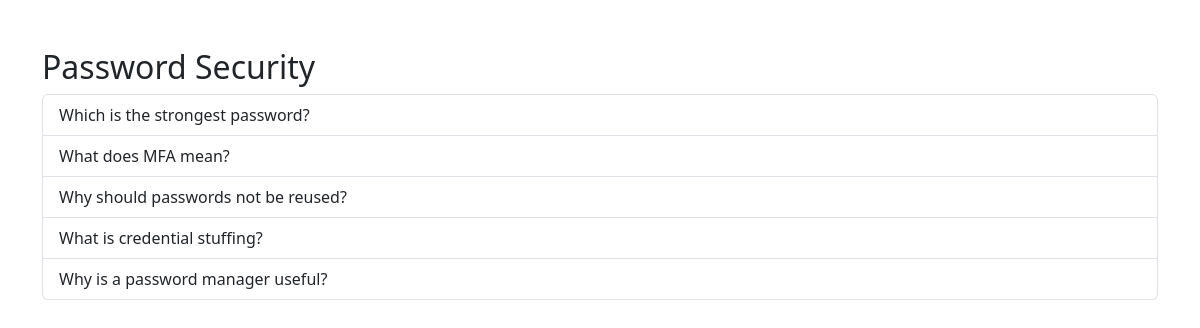
/challenge/Password Security, run on the app's committed database.
### models.py (models this page shows)
class Challenge(db.Model):
    id = db.Column(db.Integer, primary_key=True)
    category = db.Column(db.String(100))
    question = db.Column(db.String(500))
    option_a = db.Column(db.String(200))
    option_b = db.Column(db.String(200))
    option_c = db.Column(db.String(200))
    option_d = db.Column(db.String(200))
    correct_answer = db.Column(db.String(1))
    difficulty = db.Column(db.String(20))
    points = db.Column(db.Integer)

### src/game.py (the view)
@game_bp.route("/challenge/<category>")
def challenge_category(category):
    questions = Challenge.query.filter_by(category=category).all()
    answered_ids = [
        score.challenge_id
        for score in Score.query.filter_by(user_id=current_user_id).all()
    ]
    return render_template(
        "question.html",
        questions=questions,
        answered_ids=answered_ids,
        category=category
    )

### templates/question.html (shortened to what this page needs)
<!DOCTYPE html>
<html>
<head>
    <link href="https://cdn.jsdelivr.net/npm/bootstrap@5.3.0/dist/css/bootstrap.min.css" rel="stylesheet">
</head>
<body>
<div class="container mt-5">
    {% if challenge %}
    <div class="card shadow p-4">
        <h3 class="mb-4">{{ challenge.question }}</h3>
        <form method="POST" action="{{ url_for('game.answer', challenge_id=challenge.id) }}">
            <div class="form-check mb-3">
                <input class="form-check-input" type="radio" name="answer" value="a" required>
                <label class="form-check-label">
                    {{ challenge.option_a }}
                </label>
            </div>
            <div class="form-check mb-3">
                <input class="form-check-input" type="radio" name="answer" value="b">
                <label class="form-check-label">
                    {{ challenge.option_b }}
                </label>
            </div>
            <div class="form-check mb-3">
                <input class="form-check-input" type="radio" name="answer" value="c">
                <label class="form-check-label">
                    {{ challenge.option_c }}
                </label>
            </div>
            <div class="form-check mb-4">
                <input class="form-check-input" type="radio" name="answer" value="d">
                <label class="form-check-label">
                    {{ challenge.option_d }}
                </label>
            </div>
            <button type="submit" class="btn btn-primary">
                Submit Answer
            </button>
        </form>
    </div>
    {% else %}
    <h2>{{ category }}</h2>
    <div class="list-group">
        {% for question in questions %}
        <a href="{{ url_for('game.question', challenge_id=question.id) }}"
           class="list-group-item list-group-item-action">
            {{ question.question }}
        </a>
        {% endfor %}
    </div>
    {% endif %}
</div>
</body>
</html>

### data on the page
Challenge: question "Which is the strongest password?"
Challenge: question "What does MFA mean?"
Challenge: question "Why should passwords not be reused?"
Challenge: question "What is credential stuffing?"
Challenge: question "Why is a password manager useful?"

### other printed values
{{ category }} "Password Security"
